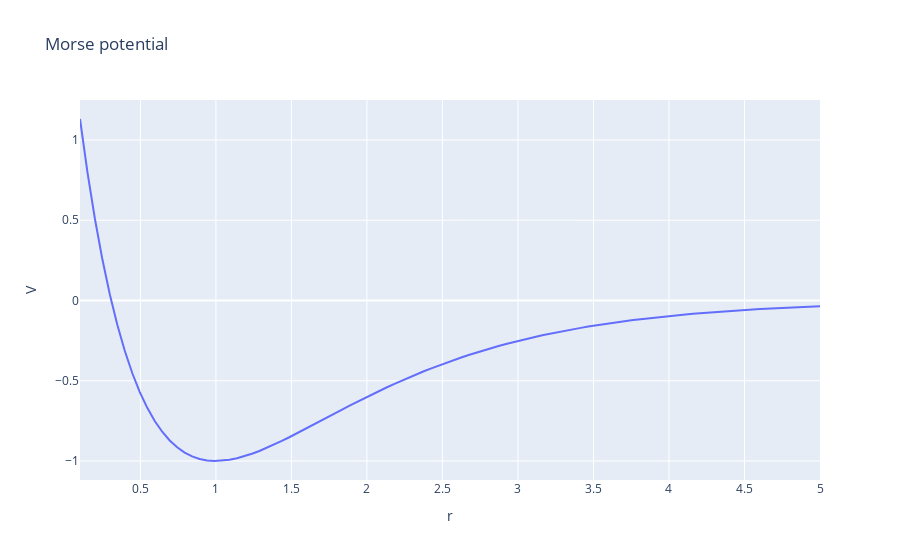

Notebook code cell kept with this figure:
### Code cell
# plot Morse
r = np.linspace(0.1, 5, 100)
V = morse_potential(r) - 1.0
df = pd.DataFrame({'r': r, 'V': V})

px.line(df, x='r', y='V', title='Morse potential')
